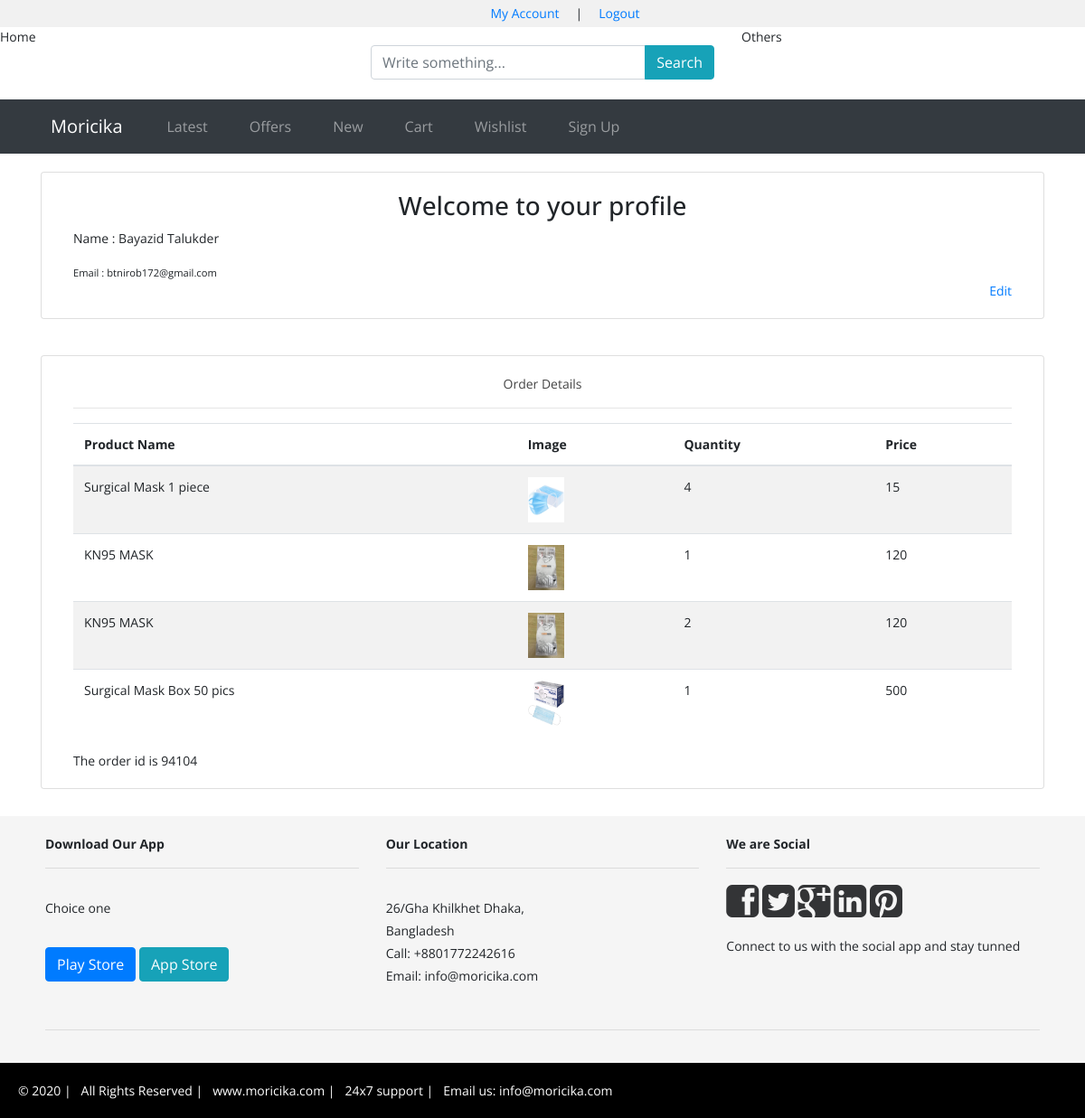
The app's page /profile.php (signed in) with its own data.
### tables this page shows
CREATE TABLE `orderProduct` (
  `oid` int(11) NOT NULL,
  `pId` varchar(255) NOT NULL,
  `oQuantity` varchar(255) NOT NULL,
  `uId` varchar(255) NOT NULL,
  `orderId` varchar(255) NOT NULL,
  `time` timestamp NOT NULL DEFAULT current_timestamp()
);

CREATE TABLE `products` (
  `pid` int(11) NOT NULL,
  `pname` varchar(50) DEFAULT NULL,
  `psize` varchar(50) DEFAULT NULL,
  `pcategory` varchar(50) DEFAULT NULL,
  `pprice` varchar(50) DEFAULT NULL,
  `pdescription` longtext DEFAULT NULL,
  `pspecification` longtext DEFAULT NULL,
  `pquantity` varchar(50) DEFAULT NULL,
  `pimage` varchar(50) DEFAULT NULL
);

### lib/session.php (called while the page is built, shortened)
<?php
class Session{
	public static function get($key){
		if(isset($_SESSION['$key'])){
			return $_SESSION['$key'];
		}else{
			return false;
		}
	}
}
?>

### lib/database.php (called while the page is built, shortened)
<?php
	class Database{
		public $host = DB_HOST;
		public $user = DB_USER;
		public $pass = DB_PASS;
		public $dbname = DB_NAME;
		public $link;
		private function connectDB(){
			$this->link = new mysqli($this->host, $this->user, $this->pass, $this->dbname);
		}
		public function select($query){
			$result= $this->link->query($query) or die($this->link->error.__LINE__);
			if($result->num_rows > 0){
				return $result;
			}else{
				return false;
			}
		}
	}
?>

### classes/cart.php (called while the page is built, shortened)
<?php
    $filepath = realpath(dirname(__FILE__));
    include_once ($filepath."/../lib/database.php");
    class Cart{
            private $db;
            public function __construct(){
                $this->db= new Database();
            }
        public function getOrderedProduct($shefa){
            $queryCart= "SELECT * FROM products p, orderProduct n where n.uId='$shefa' AND p.pid=n.pId";
            $totalCart=$this->db->select($queryCart);
            return $totalCart;
        }
    }
?>

### profile.php (the view, shortened to what this page needs)
<?php
  include "include/header.php";
  ?>
    <div class="container">
    <div class="row">
         <div class="col-md-12 d-flex justify-content-center">
            <div class="card col-md-12 " style="margin:20px;">
                <div class="card-body ">
                <h3 class="text-center"> Welcome to your profile</h3>
                <p>Name : <?php echo $_SESSION['userName']; ?></p>
                <small>Email : <?php echo $_SESSION['userEmail']; ?></small>
                <div class="d-flex justify-content-end">
                <a href="#">Edit</a>
                </div>
                </div>
            </div>
        </div>
            <div class="col-md-12 d-flex justify-content-center">
            <div class="card col-md-12 " style="margin:20px;">
                <div class="card-body">
                <p style="text-align:center;font-size:22xp;color:#444;">Order Details</p>
                <hr>
                <table class="table table-striped">
    <thead>
      <tr>
        <th>Product Name</th>
        <th>Image</th>
        <th>Quantity</th>
        <th>Price</th>
      </tr>
    </thead>
    <tbody>
    <?php
    $logInfo = Session::get("userLogin");
    if($logInfo){
        $shefa=Session::get("userId");
$orderProduct=$ct->getOrderedProduct($shefa);
if($orderProduct){
    while($result = $orderProduct->fetch_assoc()){
        $orderId = $result['orderId'];
        ?>
        <tr>
          <td><?php echo $result['pname']; ?></td>
          <td><img style="height:50px;width:40px;"src="Admin/pages/forms/image/<?php echo $result['pimage']; ?>" alt="" /></td>
          <td><?php echo $result['oQuantity']; ?></td>
          <td ><?php echo $result['pprice']; ?></td>
        </tr>
        <?php
                  }
              }
              ?>
      </tbody>
    </table>
          <?php
            echo "The order id is ".$orderId;
  }
  ?>
                </div>
            </div>
            </div>
        </div>
    </div>
    <?php
   include "include/footer.php";
   ?>

### assets/css/style.css (style rules this page uses)
.text-center { text-align:center; }
h1, h2, h3, h4, h5, h6 { font-family:'Open Sans', sans-serif; }
.row { margin-bottom:10px; }

### records on screen
orderproduct: pId.pname "Surgical Mask 1 piece", pId.pimage (picture), oQuantity "4", pId.pprice "15"
orderproduct: pId.pname "KN95 MASK", pId.pimage (picture), oQuantity "1", pId.pprice "120"
orderproduct: pId.pname "KN95 MASK", pId.pimage (picture), oQuantity "2", pId.pprice "120"
orderproduct: pId.pname "Surgical Mask Box 50 pics", pId.pimage (picture), oQuantity "1", pId.pprice "500", orderId "94104"

### other values on screen
$_SESSION['userName'] "Bayazid Talukder"
$_SESSION['userEmail'] "btnirob172@gmail.com"
